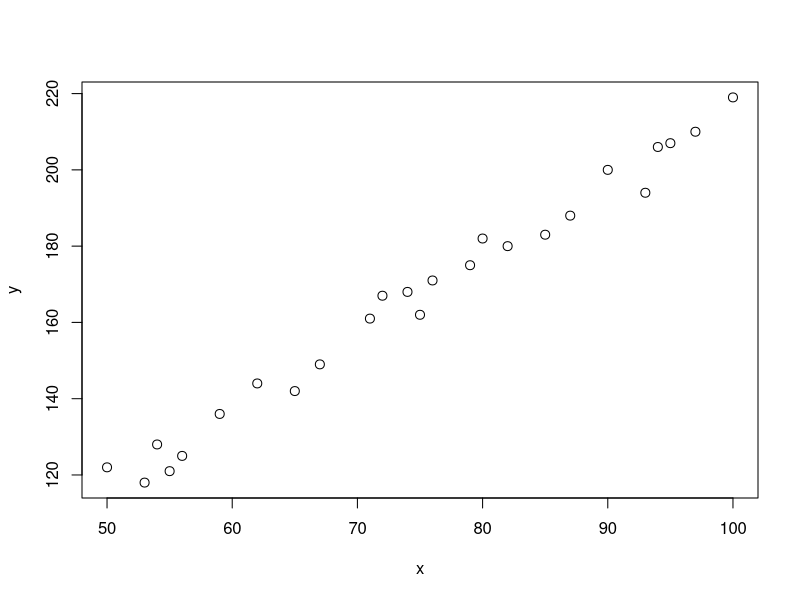
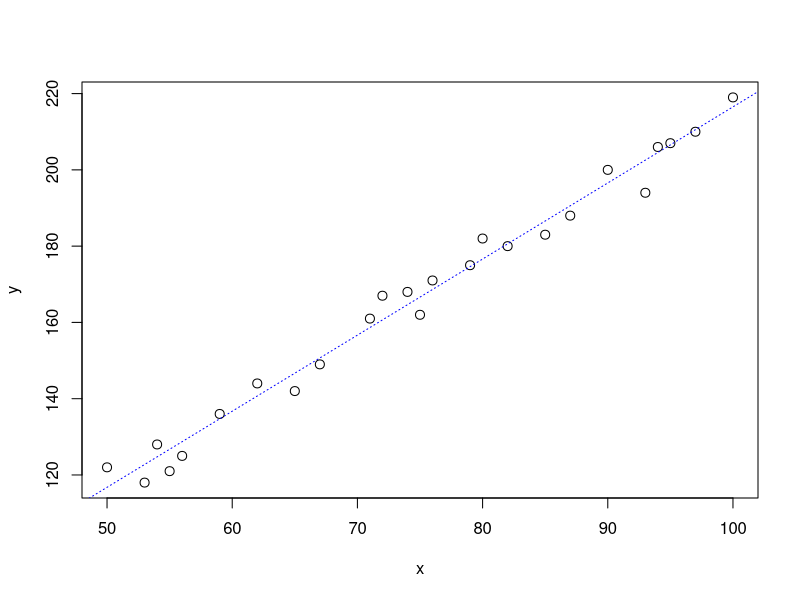

R code for these plots, in order: (Note: this script raises an error after producing the figures.)
## ---- chunk 1
library(knitr)    # For knitting document and include_graphics function
library(png)      # For grabbing the dimensions of png files
knitr::opts_chunk$set(echo = TRUE)
imgs_path = "imgs/"
## ---- chunk 2
y= c(122,118,128,121,125,136,144,142,149,161,167,168,162,171,175,182,180,183,188,200,194,206,207,210,219)
x=c(50,53,54,55,56,59,62,65,67,71,72,74,75,76,79,80,82,85,87,90,93,94,95,97,100)
## ---- chunk 3
plot(x,y,cex=1.2)
## ---- chunk 4
y= c(122,118,128,121,125,136,144,142,149,161,167,168,162,171,175,182,180,183,188,200,194,206,207,210,219)
x=c(50,53,54,55,56,59,62,65,67,71,72,74,75,76,79,80,82,85,87,90,93,94,95,97,100)
regresion=lm(y~x)
plot(x,y,cex=1.2)
abline(regresion, col='blue', lwd=1,lty=3)
## ---- chunk 5
img_path =paste(imgs_path,"Doe4.4.png",sep="")
include_graphics(img_path) 
## ---- chunk 6
img_path =paste(imgs_path,"Doe4.3.png",sep="")
include_graphics(img_path) 
## ---- chunk 7
library(MASS)
## ---- chunk 8
?Boston
## ---- chunk 9
head(Boston,5)
## ---- chunk 10
tail(Boston,5)
## ---- chunk 11
summary(Boston)
## ---- chunk 12
id_train <- sample(1:nrow(Boston), size = 0.8*nrow(Boston))
train <- Boston[id_train, ]
test <- Boston[-id_train, ]
## ---- chunk 13
reg_ls <- lm(medv~lstat, data = train)
reg_ls
## ---- chunk 14
reg_ls$coefficients
## ---- chunk 15
reg_ls$coefficients[1]
## ---- chunk 16
reg_ls$coefficients[2]
## ---- chunk 17
cat('y = ', reg_ls$coefficients[1],'+ ', reg_ls$coefficients[2],'x')
## ---- chunk 18
residuales <- reg_ls$residuals
# Veamos los residuales de las 10 primeras observaciones
residuales[1:10]
## ---- chunk 19
predic <- predict(reg_ls, newdata = test)
#Veamos la predicción de las 10 primeras observaciones
predic[1:10]
## ---- chunk 20
regresion <- lm(medv~lstat, data = Boston)

plot(Boston$lstat, Boston$medv, xlab = "lstat", ylab = "medv")
abline(regresion, col='red', lwd=2)
a <- regresion$coefficients[[1]]
b <- regresion$coefficients[[2]] 
text(30,40,labels = paste('Y = ', round(b,2),'x +', round(a,2)), col='red')
## ---- chunk 21
par(mfrow=c(2,2))
plot(regresion)
## ---- chunk 22
reg_lm <- lm(medv~lstat + age, data = train)
reg_lm
## ---- chunk 23
reg_lm$coefficients
## ---- chunk 24
reg_lm$coefficients[1]
## ---- chunk 25
reg_lm$coefficients[2]
## ---- chunk 26
reg_lm$coefficients[3]
## ---- chunk 27
cat('y = ', reg_lm$coefficients[1],'+ ', reg_lm$coefficients[2],'x1 +', reg_lm$coefficients[3],'x2' )
## ---- chunk 28
pairs(Boston[,c('medv','lstat', 'age')],panel = panel.smooth)
## ---- chunk 29
reg_lm2 <- lm(medv~., data = train)
reg_lm2
## ---- chunk 30
reg_lm3 <- lm(medv~.-age, data = train)
reg_lm3
